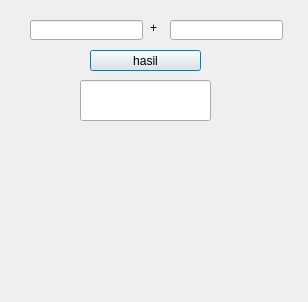
<?xml version="1.0" encoding="UTF-8"?>
<ui version="4.0">
 <class>Dialog</class>
 <widget class="QDialog" name="Dialog">
  <property name="geometry">
   <rect>
    <x>0</x>
    <y>0</y>
    <width>308</width>
    <height>302</height>
   </rect>
  </property>
  <property name="windowTitle">
   <string>Dialog</string>
  </property>
  <widget class="QLineEdit" name="kiri">
   <property name="geometry">
    <rect>
     <x>30</x>
     <y>20</y>
     <width>113</width>
     <height>20</height>
    </rect>
   </property>
  </widget>
  <widget class="QLineEdit" name="kanan">
   <property name="geometry">
    <rect>
     <x>170</x>
     <y>20</y>
     <width>113</width>
     <height>20</height>
    </rect>
   </property>
  </widget>
  <widget class="QLabel" name="label">
   <property name="geometry">
    <rect>
     <x>150</x>
     <y>20</y>
     <width>16</width>
     <height>16</height>
    </rect>
   </property>
   <property name="text">
    <string>+</string>
   </property>
  </widget>
  <widget class="QPushButton" name="pushhasil">
   <property name="geometry">
    <rect>
     <x>90</x>
     <y>50</y>
     <width>111</width>
     <height>21</height>
    </rect>
   </property>
   <property name="text">
    <string>hasil</string>
   </property>
  </widget>
  <widget class="QLineEdit" name="lineEdit">
   <property name="geometry">
    <rect>
     <x>80</x>
     <y>80</y>
     <width>131</width>
     <height>41</height>
    </rect>
   </property>
  </widget>
 </widget>
 <layoutdefault spacing="6" margin="11"/>
 <resources/>
 <connections/>
</ui>
